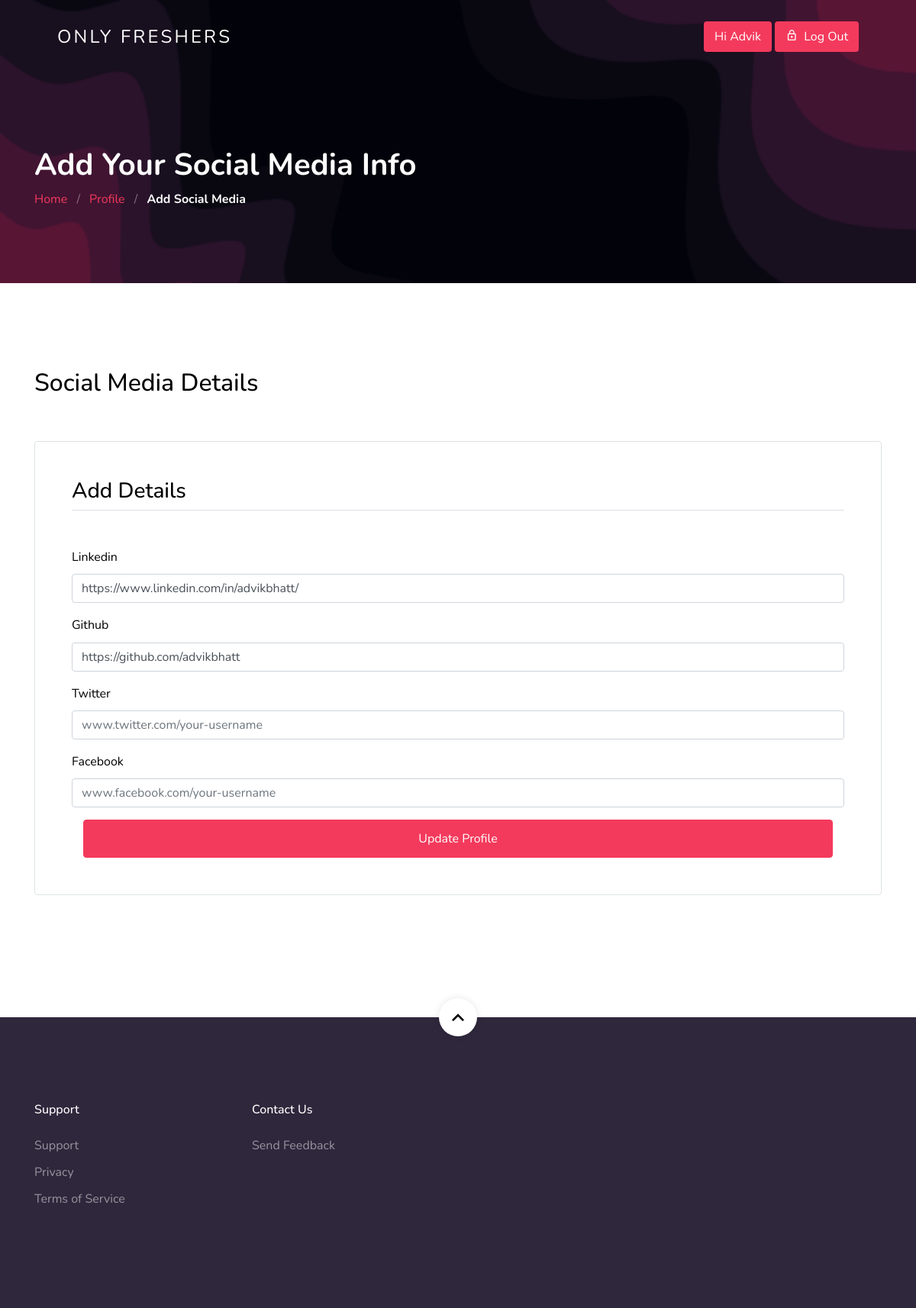
The app's page /applicant/applicant-add-social (signed in) with its own data.
### user/models.py (models this page shows)
class ApplicantProfileModel(models.Model):
    GENDER_CHOICES = [
        ('Male', 'Male'),
        ('Female', 'Female'),
    ]
    user = models.OneToOneField(User, null=True, on_delete=models.CASCADE)
    image = models.ImageField(null=True, blank=True)
    bio = RichTextField(null=True, blank=True)
    address = models.TextField(max_length=255, null=True, blank=True)
    birth_date = models.DateField(null=True, blank=True)
    phone = models.CharField(max_length=255, null=True, blank=True)
    website = models.CharField(max_length=255, null=True, blank=True)
    gender = models.CharField(max_length=255, choices=GENDER_CHOICES, null=True, blank=True)
    interest = RichTextField(null=True, blank=True)
    linkedin = models.CharField(max_length=255, null=True, blank=True)
    github = models.CharField(max_length=255, null=True, blank=True)
    twitter = models.CharField(max_length=255, null=True, blank=True)
    facebook = models.CharField(max_length=255, null=True, blank=True)
    resume = models.FileField(null=True, blank=True)
    totalViewCount = models.IntegerField(null=True, blank=True, default=0)

### user/decorators.py (the view)
        def wrapper_func(request, *args, **kwargs):
            if request.user.is_admin or request.user.is_applicant:
                return view_func(request, *args, **kwargs)
            else:
                return HttpResponse("You are not authorized to view this page")

### user/forms.py
class ApplicantAddSocialForm(ModelForm):
    class Meta:
        model = ApplicantProfileModel
        fields = ('linkedin', 'github', 'twitter', 'facebook')

### user/utils.py (called while the page is built)
def extractFirstName(name):
    first_name = name.split(' ')
    return first_name[0]

### user/views.py (called while the page is built, shortened)
@login_required(login_url='login')
@show_to_applicant(allowed_roles=['admin', 'is_applicant'])
def applicant_add_social(request):
    applicant = request.user.applicantprofilemodel
    form = ApplicantAddSocialForm(instance=applicant)
    name = extractFirstName(request.user.name)
    context = {
        'name': name,
        'form': form,
    }
    return render(request, 'user/applicant/applicant-add-social.html', context)

### templates/user/applicant/applicant-add-social.html (shortened to what this page needs)
{% extends "user/base.html" %}
{% load static %}
{% load widget_tweaks %}
{% block content %}
<header class="site-navbar mt-3">
    <div class="container-fluid">
        <div class="row align-items-center">
            <div class="site-logo col-6"><a href="{% url 'home' %}">Only Freshers</a></div>
            <div class="right-cta-menu text-right d-flex aligin-items-center col-6">
                <div class="ml-auto">
                    <a href="{% url 'applicant-profile' user.id %}"
                       class="btn btn-primary border-width-2 d-none d-lg-inline-block">Hi
                        {{ name }}</a>
                    <a href="{% url 'logout' %}" class="btn btn-primary border-width-2 d-none d-lg-inline-block">
                        <span class="mr-2 icon-lock_outline"></span>Log Out</a>
                </div>
            </div>
        </div>
    </div>
</header>
<section class="section-hero overlay inner-page bg-image" id="home-section">
    <div class="container">
        <div class="row">
            <div class="col-md-7">
                <h1 class="text-white font-weight-bold">Add Your Social Media Info</h1>
                <div class="custom-breadcrumbs">
                    <a href="{% url 'home' %}">Home</a> <span class="mx-2 slash">/</span>
                    <a href="{% url 'applicant-profile' user.id %}">Profile</a> <span class="mx-2 slash">/</span>
                    <span class="text-white"><strong>Add Social Media</strong></span>
                </div>
            </div>
        </div>
    </div>
</section>
<section class="site-section">
    <div class="container">
        <div class="row align-items-center mb-5">
            <div class="col-lg-8 mb-4 mb-lg-0">
                <div class="d-flex align-items-center">
                    <div>
                        <h2>Social Media Details</h2>
                    </div>
                </div>
            </div>
        </div>
        <div class="row mb-5">
            <div class="col-lg-12">
                <form class="p-4 p-md-5 border rounded" method="post" action="">
                    <h3 class="text-black mb-5 border-bottom pb-2">Add Details</h3>
                    <div class="form-group">
                        <label>Linkedin</label>
                        {{form.linkedin|add_class:"form-control"}}
                    </div>
                    <div class="form-group">
                        <label>Github</label>
                        {{form.github|add_class:"form-control"}}
                    </div>
                    <div class="form-group">
                        <label>Twitter</label>
                        {{form.twitter|add_class:"form-control"}}
                    </div>
                    <div class="form-group">
                        <label>Facebook</label>
                        {{form.facebook|add_class:"form-control"}}
                    </div>
                    <div class="col-12">
                        <button class="btn btn-block btn-primary btn-md" type="submit">Update Profile</button>
                    </div>
                </form>
            </div>
        </div>
    </div>
</section>
{% endblock %}

### static-files/assets/css/style.css (style rules this page uses)
.site-navbar { margin-bottom: 0px; z-index: 1999; position: absolute; width: 100%; top: 2rem; }
.site-navbar .container-fluid { padding-left: 7rem; padding-right: 7rem; }
.site-navbar .site-logo { position: absolute; left: 5%; }
.site-navbar .site-logo a { color: #fff; font-size: 1.5rem; letter-spacing: .2rem; text-transform: uppercase; }
.site-navbar .site-burger-menu, .site-navbar .right-cta-menu { position: absolute; right: 5%; }
body { font-weight: 400; font-size: 1rem; line-height: 1.7; position: relative; }
body:after { content: ""; position: absolute; top: 0; left: 0; right: 0; bottom: 0; background: rgba(0, 0, 0, 0.7); z-index: 100; opacity: 0; visibility: hidden; -webkit-transition: .3s all ease; -o-transition: .3s all ease; transition: .3s all ease; }
h1, h2, h3, h4 { color: #000; }
.site-section { padding-top: 7rem; padding-bottom: 7rem; position: relative; z-index: 2; }
.text-black { color: #000 !important; }
.bg-image { background-size: cover; background-position: center center; background-repeat: no-repeat; }
.form-group label { color: #000; }
.custom-breadcrumbs a { color: #f43a5c; }
.custom-breadcrumbs .slash { color: rgba(255, 255, 255, 0.4); }
.section-hero, .section-hero>.container>.row { height: 100vh; min-height: 600px; }
.section-hero.inner-page, .section-hero.inner-page>.container>.row { height: auto; min-height: auto; padding-top: 6em; padding-bottom: 3em; }
.section-hero.overlay, .section-hero.overlay-2 { position: relative; }
.section-hero.overlay:before, .section-hero.overlay-2:before { z-index: 1; position: absolute; content: ""; top: 0; left: 0; right: 0; bottom: 0; background: rgba(0, 0, 0, 0.5); }
.section-hero>.container { z-index: 2; position: relative; }
.btn:after, .btn:before { display: none; }
.btn.btn-primary { color: #fff; }
.border-width-2 { border-width: 2px !important; }
.btn-md { padding: 12px 20px; }
.section-hero.overlay.inner-page.bg-image#home-section { background-image: url('../images/hero_1.jpg'); }

### records on screen
ApplicantProfileModel: linkedin "https://www.linkedin.com/in/advikbhatt/", github "https://github.com/advikbhatt"

### other values on screen
{{ name }} "Advik"
